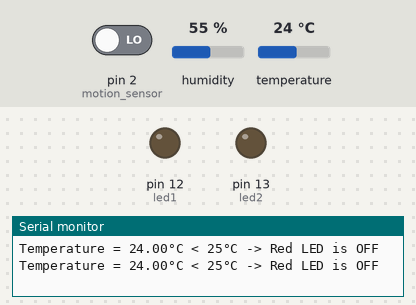
A sketch run on a simulated Arduino Uno, built with avr-gcc and run on an emulated ATmega328P. On the bench: output pins drawn as LEDs (lit = HIGH), the last lines printed to the serial monitor. The test bench sets the inputs (shaded band); at power-on: temperature 24 °C, pin 2 (motion_sensor) LOW, humidity 55 %.

Above: at 1.8 s.
1.9 s: temperature set to 27 °C
At 3.2 s:
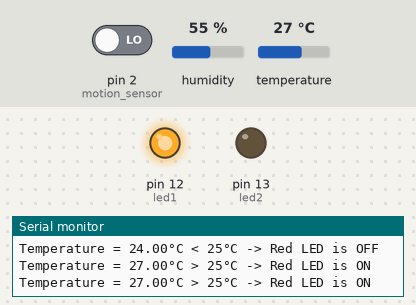
3.5 s: pin 2 (motion_sensor) driven HIGH
At 4.9 s:
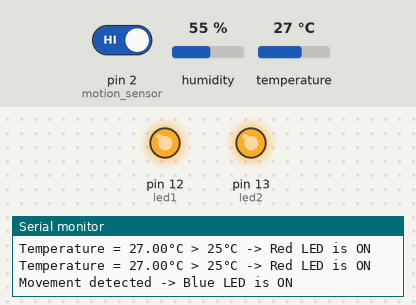
5.6 s: temperature set to 12 °C
At 7.0 s:
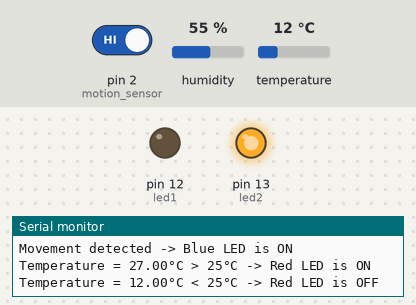
7.6 s: temperature set to 28 °C
At 9.1 s:
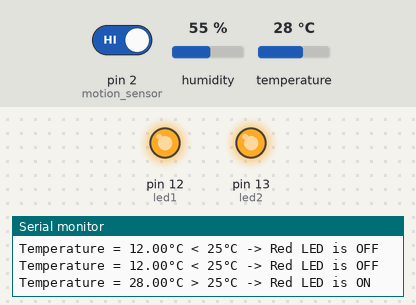
9.7 s: temperature set to 19 °C
At 11.2 s:
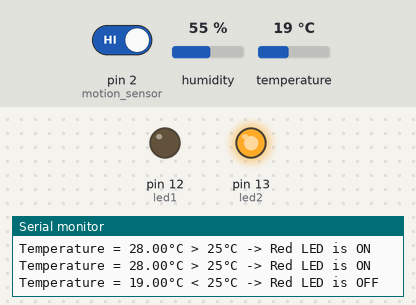
11.7 s: pin 2 (motion_sensor) driven LOW
At 13.0 s:
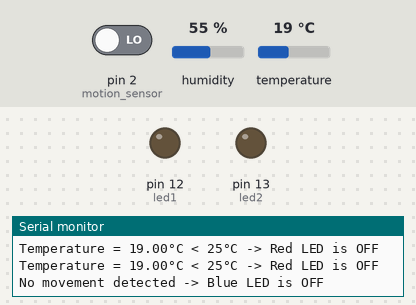
Timing chart, 0 to 14.7 s (numbered marks = the images above; inputs shaded):
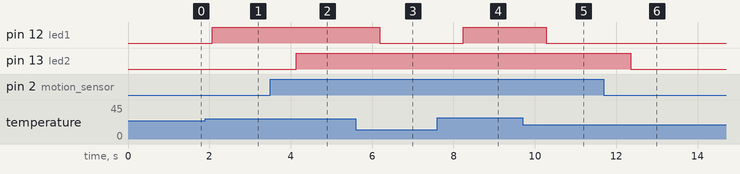

The sketch:

M1T3C.ino
```cpp
#include <dht.h>

int temp_sensor = 4;
int led1 = 12;
int led2 = 13;
int motion_sensor = 2;
int led_state = LOW;
int motion = 0;

dht DHT;

void setup() {
  Serial.begin(9600);
  pinMode(led1, OUTPUT);
  pinMode(led2, OUTPUT);
  pinMode(motion_sensor, INPUT);
}

void loop() {
  motion = digitalRead(motion_sensor);
  int readData = DHT.read11(temp_sensor);
  float temp = DHT.temperature;
  if (temp > 25){
    digitalWrite(led1, HIGH);
    Serial.print("Temperature = ");
    Serial.print(temp);
    Serial.print("°C");
    Serial.println(" > 25°C -> Red LED is ON");
  } else if (temp < 25){
    digitalWrite(led1, LOW);
    Serial.print("Temperature = ");
    Serial.print(temp);
    Serial.print("°C");
    Serial.println(" < 25°C -> Red LED is OFF");
  }
  if (motion == HIGH) {
    if (led_state == LOW) {
      Serial.println("Movement detected -> Blue LED is ON");
      led_state = HIGH;
      digitalWrite(led2, HIGH);
    }
  } else {
    if (led_state == HIGH) {
      Serial.println("No movement detected -> Blue LED is OFF");
      led_state = LOW;
      digitalWrite(led2, LOW);
    }
  }
  delay(1000);
}
```

Measured:
- the behaviour switches between 25 and 26 °C on temperature (found by bisection; images 0 and 1)
- after the input at 1.9 s, pin 12 (led1): LOW → HIGH after 0.17 s
- after the input at 3.5 s, pin 13 (led2): LOW → HIGH after 0.64 s
- after the input at 5.6 s, pin 12 (led1): HIGH → LOW after 0.59 s
- after the input at 7.6 s, pin 12 (led1): LOW → HIGH after 0.64 s
- after the input at 9.7 s, pin 12 (led1): HIGH → LOW after 0.58 s
- after the input at 11.7 s, pin 13 (led2): HIGH → LOW after 0.66 s
